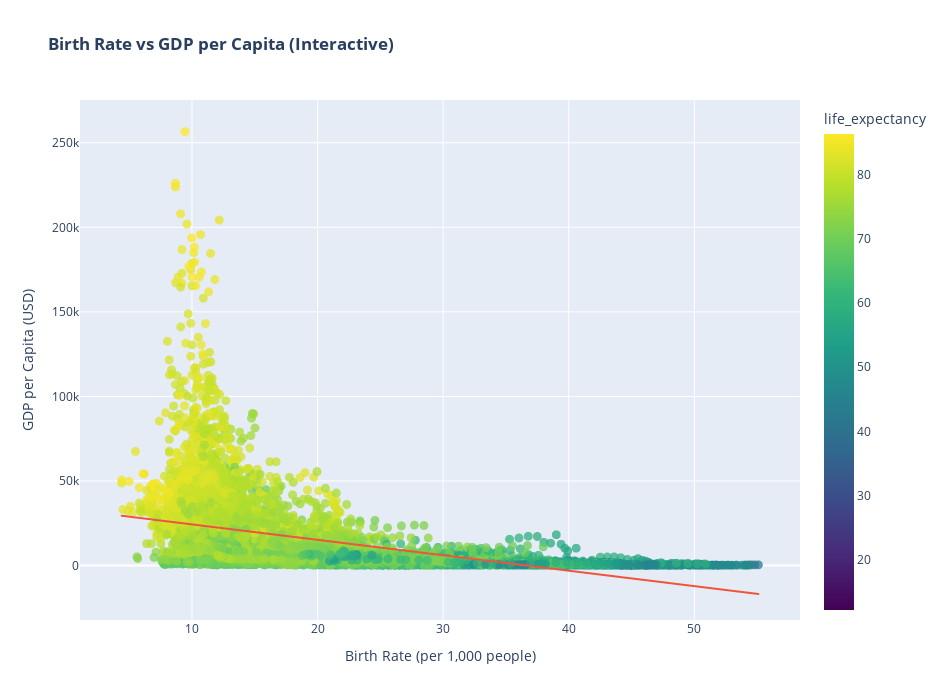

Notebook source saved alongside this figure:
### Code cell
import plotly.express as px

fig = px.scatter(
    df,
    x="birth_rate",
    y="gdp_per_capita",
    hover_name="country",
    trendline="ols",
    title="<b>Birth Rate vs GDP per Capita (Interactive)</b>",
    labels={
        "birth_rate": "Birth Rate (per 1,000 people)",
        "gdp_per_capita": "GDP per Capita (USD)"
    },
    color="life_expectancy",          # extra dimension!
    color_continuous_scale="Viridis", # better colors
    height=700,
    width=950
)

fig.update_traces(marker=dict(size=9, opacity=0.75))
fig.show()

### Figure 1 — Plotly figure (JSON) as saved in the notebook; plotly's stock layout.template omitted (floating-point values rounded to 4 significant figures; data arrays with more than 128 entries replaced by an {"elided": "..."} marker saying what was removed)
{"data": [{"hovertemplate": "<b>%{hovertext}</b><br><br>Birth Rate (per 1,000 people)=%{x}<br>GDP per Capita (USD)=%{y}<br>life_expectancy=%{marker.color}<extra></extra>", "hovertext": {"elided": "9044 str values"}, "legendgroup": "", "marker": {"color": {"elided": "9044 float values"}, "coloraxis": "coloraxis", "opacity": 0.75, "size": 9, "symbol": "circle"}, "mode": "markers", "name": "", "showlegend": false, "type": "scattergl", "x": {"elided": "9044 float values"}, "xaxis": "x", "y": {"elided": "9044 float values"}, "yaxis": "y"}, {"hovertemplate": "<b>OLS trendline</b><br>gdp_per_capita = -912.916 * birth_rate + 33474.3<br>R<sup>2</sup>=0.248025<br><br>Birth Rate (per 1,000 people)=%{x}<br>GDP per Capita (USD)=%{y} <b>(trend)</b><extra></extra>", "legendgroup": "", "marker": {"opacity": 0.75, "size": 9, "symbol": "circle"}, "mode": "lines", "name": "", "showlegend": false, "type": "scattergl", "x": {"elided": "8635 float values"}, "xaxis": "x", "y": {"elided": "8635 float values"}, "yaxis": "y"}], "layout": {"coloraxis": {"colorbar": {"title": {"text": "life_expectancy"}}, "colorscale": [[0, "#440154"], [0.1111, "#482878"], [0.2222, "#3e4989"], [0.3333, "#31688e"], [0.4444, "#26828e"], [0.5556, "#1f9e89"], [0.6667, "#35b779"], [0.7778, "#6ece58"], [0.8889, "#b5de2b"], [1, "#fde725"]]}, "height": 700, "legend": {"tracegroupgap": 0}, "title": {"text": "<b>Birth Rate vs GDP per Capita (Interactive)</b>"}, "width": 950, "xaxis": {"anchor": "y", "domain": [0, 1], "title": {"text": "Birth Rate (per 1,000 people)"}}, "yaxis": {"anchor": "x", "domain": [0, 1], "title": {"text": "GDP per Capita (USD)"}}}}
